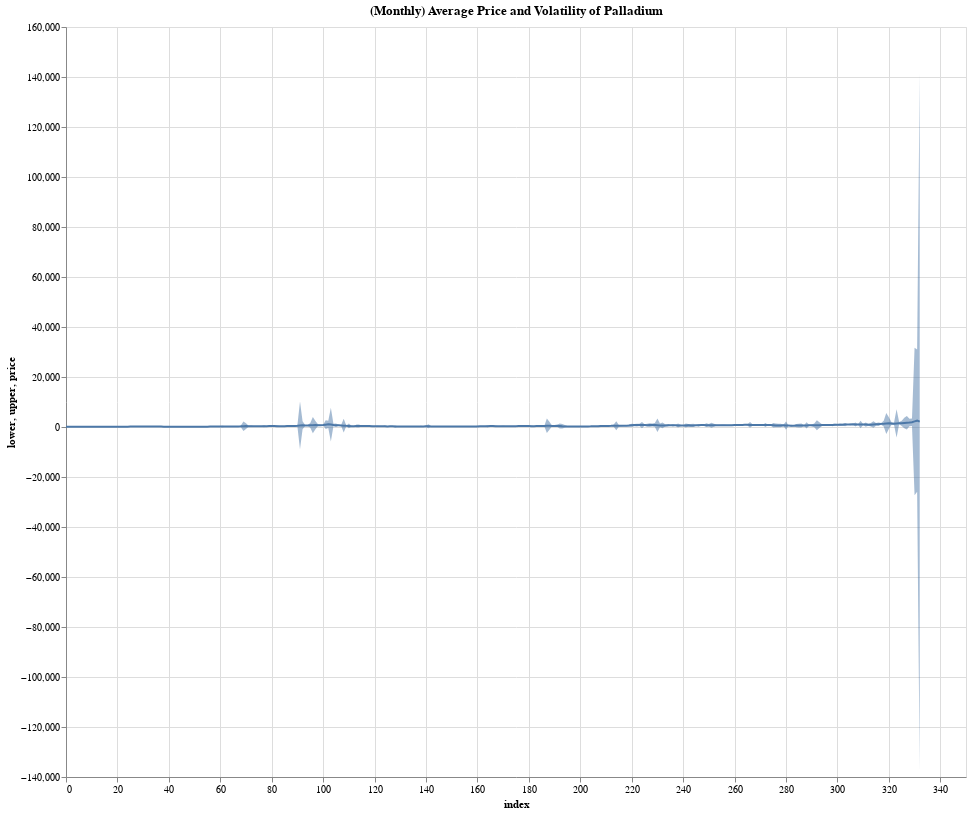

The code cell stored with this chart in its notebook:
### Code cell
#creating a data source to plot
data = pd.DataFrame({'price': np.array(monthly_data['value_pall']), 'volatility': np.array(monthly_data['vol_pall'])})
data['lower'] = data['price'] - data['volatility']
data['upper'] = data['price'] + data['volatility']
data['index'] = data.index
print(data.head())
line = alt.Chart(data).mark_line().encode(
    x='index',
    y='price'
).properties(
    width=900,
    height=750,
    title='(Monthly) Average Price and Volatility of Palladium'
)

band = alt.Chart(data).mark_area(
    opacity=0.5
).encode(
    x='index',
    y='lower:Q',
    y2='upper:Q'
)

band + line

### Figure 1 — Vega-Lite specification as saved in the notebook (floating-point values rounded to 4 significant figures; data arrays with more than 128 entries replaced by an {"elided": "..."} marker saying what was removed)
{"config": {"view": {"continuousWidth": 400, "continuousHeight": 300}}, "layer": [{"mark": {"type": "area", "opacity": 0.5}, "encoding": {"x": {"type": "quantitative", "field": "index"}, "y": {"type": "quantitative", "field": "lower"}, "y2": {"field": "upper"}}}, {"mark": "line", "encoding": {"x": {"type": "quantitative", "field": "index"}, "y": {"type": "quantitative", "field": "price"}}, "height": 750, "title": "(Monthly) Average Price and Volatility of Palladium", "width": 900}], "data": {"name": "data-5b363b622d38307d630696d8bb95ed8b"}, "$schema": "https://vega.github.io/schema/vega-lite/v4.0.2.json", "datasets": {"data-5b363b622d38307d630696d8bb95ed8b": {"elided": "333 records"}}}
